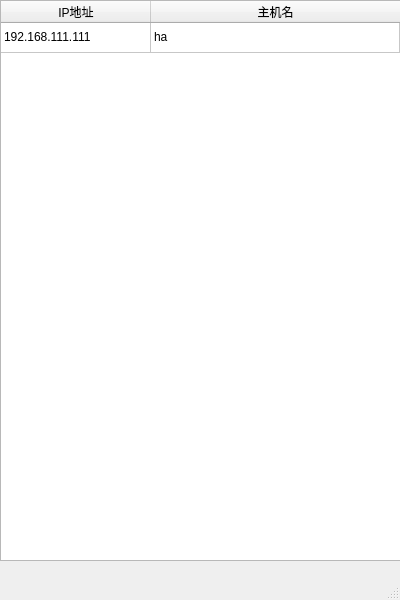
<?xml version="1.0" encoding="UTF-8"?>
<ui version="4.0">
 <class>MainWindow</class>
 <widget class="QMainWindow" name="MainWindow">
  <property name="geometry">
   <rect>
    <x>0</x>
    <y>0</y>
    <width>400</width>
    <height>600</height>
   </rect>
  </property>
  <property name="windowTitle">
   <string>MainWindow</string>
  </property>
  <widget class="QWidget" name="centralwidget">
   <widget class="QTableWidget" name="tw_friend">
    <property name="geometry">
     <rect>
      <x>0</x>
      <y>0</y>
      <width>401</width>
      <height>561</height>
     </rect>
    </property>
    <property name="minimumSize">
     <size>
      <width>401</width>
      <height>561</height>
     </size>
    </property>
    <property name="maximumSize">
     <size>
      <width>401</width>
      <height>561</height>
     </size>
    </property>
    <property name="editTriggers">
     <set>QAbstractItemView::NoEditTriggers</set>
    </property>
    <property name="selectionBehavior">
     <enum>QAbstractItemView::SelectRows</enum>
    </property>
    <property name="columnCount">
     <number>2</number>
    </property>
    <attribute name="horizontalHeaderDefaultSectionSize">
     <number>150</number>
    </attribute>
    <attribute name="horizontalHeaderStretchLastSection">
     <bool>true</bool>
    </attribute>
    <attribute name="verticalHeaderVisible">
     <bool>false</bool>
    </attribute>
    <row>
     <property name="text">
      <string>新建行</string>
     </property>
    </row>
    <column>
     <property name="text">
      <string>IP地址</string>
     </property>
    </column>
    <column>
     <property name="text">
      <string>主机名</string>
     </property>
    </column>
    <item row="0" column="0">
     <property name="text">
      <string>192.168.111.111</string>
     </property>
    </item>
    <item row="0" column="1">
     <property name="text">
      <string>ha</string>
     </property>
    </item>
   </widget>
  </widget>
  <widget class="QMenuBar" name="menubar">
   <property name="geometry">
    <rect>
     <x>0</x>
     <y>0</y>
     <width>400</width>
     <height>26</height>
    </rect>
   </property>
  </widget>
  <widget class="QStatusBar" name="statusbar"/>
 </widget>
 <resources/>
 <connections/>
</ui>
